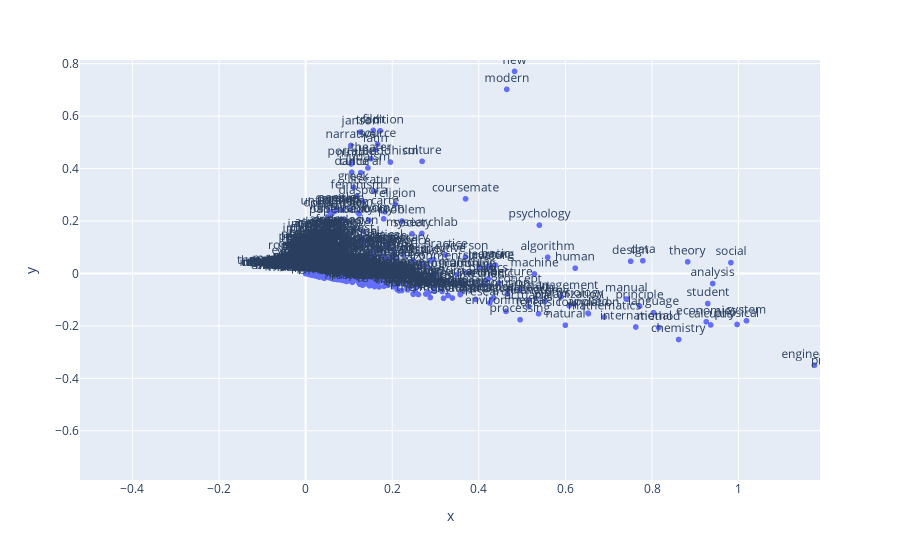

Notebook code for this chart:
### Code cell
fig = px.scatter(x=Z[:,0], y=Z[:,1], text=index_word_map, size_max=60)
fig.update_traces(textposition='top center')
fig.show()

### Figure 1 — Plotly figure (JSON) as saved in the notebook; plotly's stock layout.template omitted (floating-point values rounded to 4 significant figures; data arrays with more than 128 entries replaced by an {"elided": "..."} marker saying what was removed)
{"data": [{"hovertemplate": "x=%{x}<br>y=%{y}<br>text=%{text}<extra></extra>", "legendgroup": "", "marker": {"color": "#636efa", "symbol": "circle"}, "mode": "markers+text", "name": "", "showlegend": false, "text": {"elided": "2131 str values"}, "textposition": "top center", "type": "scattergl", "x": {"elided": "2131 float values"}, "xaxis": "x", "y": {"elided": "2131 float values"}, "yaxis": "y"}], "layout": {"autosize": true, "dragmode": "zoom", "legend": {"tracegroupgap": 0}, "margin": {"t": 60}, "xaxis": {"anchor": "y", "autorange": false, "domain": [0, 1], "range": [-0.5212, 1.188], "title": {"text": "x"}, "type": "linear"}, "yaxis": {"anchor": "x", "autorange": false, "domain": [0, 1], "range": [-0.7877, 0.814], "title": {"text": "y"}, "type": "linear"}}}
